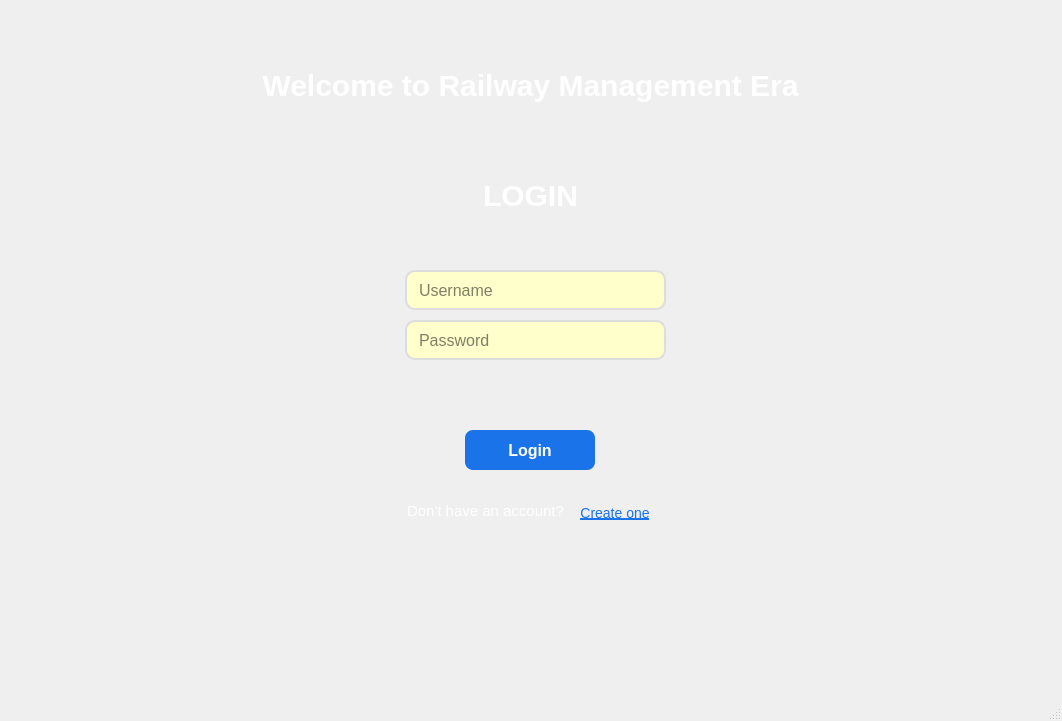
<?xml version="1.0" encoding="UTF-8"?>
<ui version="4.0">
 <class>MainWindow</class>
 <widget class="QMainWindow" name="MainWindow">
  <property name="geometry">
   <rect>
    <x>0</x>
    <y>0</y>
    <width>1062</width>
    <height>721</height>
   </rect>
  </property>
  <property name="minimumSize">
   <size>
    <width>1062</width>
    <height>721</height>
   </size>
  </property>
  <property name="maximumSize">
   <size>
    <width>1062</width>
    <height>721</height>
   </size>
  </property>
  <property name="windowTitle">
   <string>MainWindow</string>
  </property>
  <property name="styleSheet">
   <string notr="true"/>
  </property>
  <widget class="QWidget" name="centralwidget">
   <property name="styleSheet">
    <string notr="true">
background-image: url(:/images/banner-bg.jpg);
background-repeat: no-repeat;
background-position: center;
background-size: cover;
    </string>
   </property>
   <widget class="QLabel" name="label">
    <property name="geometry">
     <rect>
      <x>0</x>
      <y>60</y>
      <width>1061</width>
      <height>51</height>
     </rect>
    </property>
    <property name="styleSheet">
     <string notr="true">color:#fff; font-size:30px; font-weight:bold;</string>
    </property>
    <property name="text">
     <string>Welcome to Railway Management Era</string>
    </property>
    <property name="alignment">
     <set>Qt::AlignCenter</set>
    </property>
   </widget>
   <widget class="QLabel" name="label_2">
    <property name="geometry">
     <rect>
      <x>0</x>
      <y>170</y>
      <width>1061</width>
      <height>51</height>
     </rect>
    </property>
    <property name="styleSheet">
     <string notr="true">color:#fff; font-size:30px; font-weight:bold;</string>
    </property>
    <property name="text">
     <string>LOGIN</string>
    </property>
    <property name="alignment">
     <set>Qt::AlignCenter</set>
    </property>
   </widget>
   <widget class="QLineEdit" name="lineEdit_username">
    <property name="geometry">
     <rect>
      <x>405</x>
      <y>270</y>
      <width>261</width>
      <height>40</height>
     </rect>
    </property>
    <property name="styleSheet">
     <string notr="true">
QLineEdit {
    padding: 10px;
    border: 2px solid #ddd;
    border-radius: 10px;
    background-color: #ffffffcc;
    font-size: 16px;
}
QLineEdit:hover {
    border-color: #5cadff;
}
QLineEdit:focus {
    border-color: #1a73e8;
    background-color: #ffffff;
}
     </string>
    </property>
    <property name="placeholderText">
     <string>Username</string>
    </property>
   </widget>
   <widget class="QLineEdit" name="lineEdit_password">
    <property name="geometry">
     <rect>
      <x>405</x>
      <y>320</y>
      <width>261</width>
      <height>40</height>
     </rect>
    </property>
    <property name="styleSheet">
     <string notr="true">
QLineEdit {
    padding: 10px;
    border: 2px solid #ddd;
    border-radius: 10px;
    background-color: #ffffffcc;
    font-size: 16px;
}
QLineEdit:hover {
    border-color: #5cadff;
}
QLineEdit:focus {
    border-color: #1a73e8;
    background-color: #ffffff;
}
     </string>
    </property>
    <property name="echoMode">
     <enum>QLineEdit::Password</enum>
    </property>
    <property name="placeholderText">
     <string>Password</string>
    </property>
   </widget>
   <widget class="QPushButton" name="pushButton">
    <property name="geometry">
     <rect>
      <x>465</x>
      <y>430</y>
      <width>130</width>
      <height>40</height>
     </rect>
    </property>
    <property name="styleSheet">
     <string notr="true">
QPushButton {
    background-color: #1a73e8;
    color: white;
    border-radius: 8px;
    font-size: 16px;
    font-weight: bold;
}
QPushButton:hover {
    background-color: #1669c1;
}
QPushButton:pressed {
    background-color: #0d47a1;
}
     </string>
    </property>
    <property name="text">
     <string>Login</string>
    </property>
   </widget>
   <widget class="QLabel" name="label_3">
    <property name="geometry">
     <rect>
      <x>400</x>
      <y>500</y>
      <width>171</width>
      <height>21</height>
     </rect>
    </property>
    <property name="styleSheet">
     <string notr="true">color:#fff; font-size:15px;</string>
    </property>
    <property name="text">
     <string>Don't have an account?</string>
    </property>
    <property name="alignment">
     <set>Qt::AlignCenter</set>
    </property>
   </widget>
   <widget class="QPushButton" name="pushButton_2">
    <property name="geometry">
     <rect>
      <x>570</x>
      <y>500</y>
      <width>90</width>
      <height>25</height>
     </rect>
    </property>
    <property name="styleSheet">
     <string notr="true">
QPushButton {
    background-color: transparent;
    color: #1a73e8;
    border: none;
    font-size: 14px;
    text-decoration: underline;
}
QPushButton:hover {
    color: #0d47a1;
}
     </string>
    </property>
    <property name="text">
     <string>Create one</string>
    </property>
   </widget>
   <widget class="QLabel" name="label_4">
    <property name="geometry">
     <rect>
      <x>0</x>
      <y>0</y>
      <width>1061</width>
      <height>691</height>
     </rect>
    </property>
    <property name="text">
     <string/>
    </property>
    <property name="pixmap">
     <pixmap>images/bg.jpg</pixmap>
    </property>
    <property name="scaledContents">
     <bool>true</bool>
    </property>
   </widget>
   <zorder>label_4</zorder>
   <zorder>label</zorder>
   <zorder>label_2</zorder>
   <zorder>lineEdit_username</zorder>
   <zorder>lineEdit_password</zorder>
   <zorder>pushButton</zorder>
   <zorder>label_3</zorder>
   <zorder>pushButton_2</zorder>
  </widget>
  <widget class="QMenuBar" name="menubar">
   <property name="geometry">
    <rect>
     <x>0</x>
     <y>0</y>
     <width>1062</width>
     <height>21</height>
    </rect>
   </property>
  </widget>
  <widget class="QStatusBar" name="statusbar"/>
 </widget>
 <resources>
  <include location="resources.qrc"/>
 </resources>
 <connections/>
</ui>
